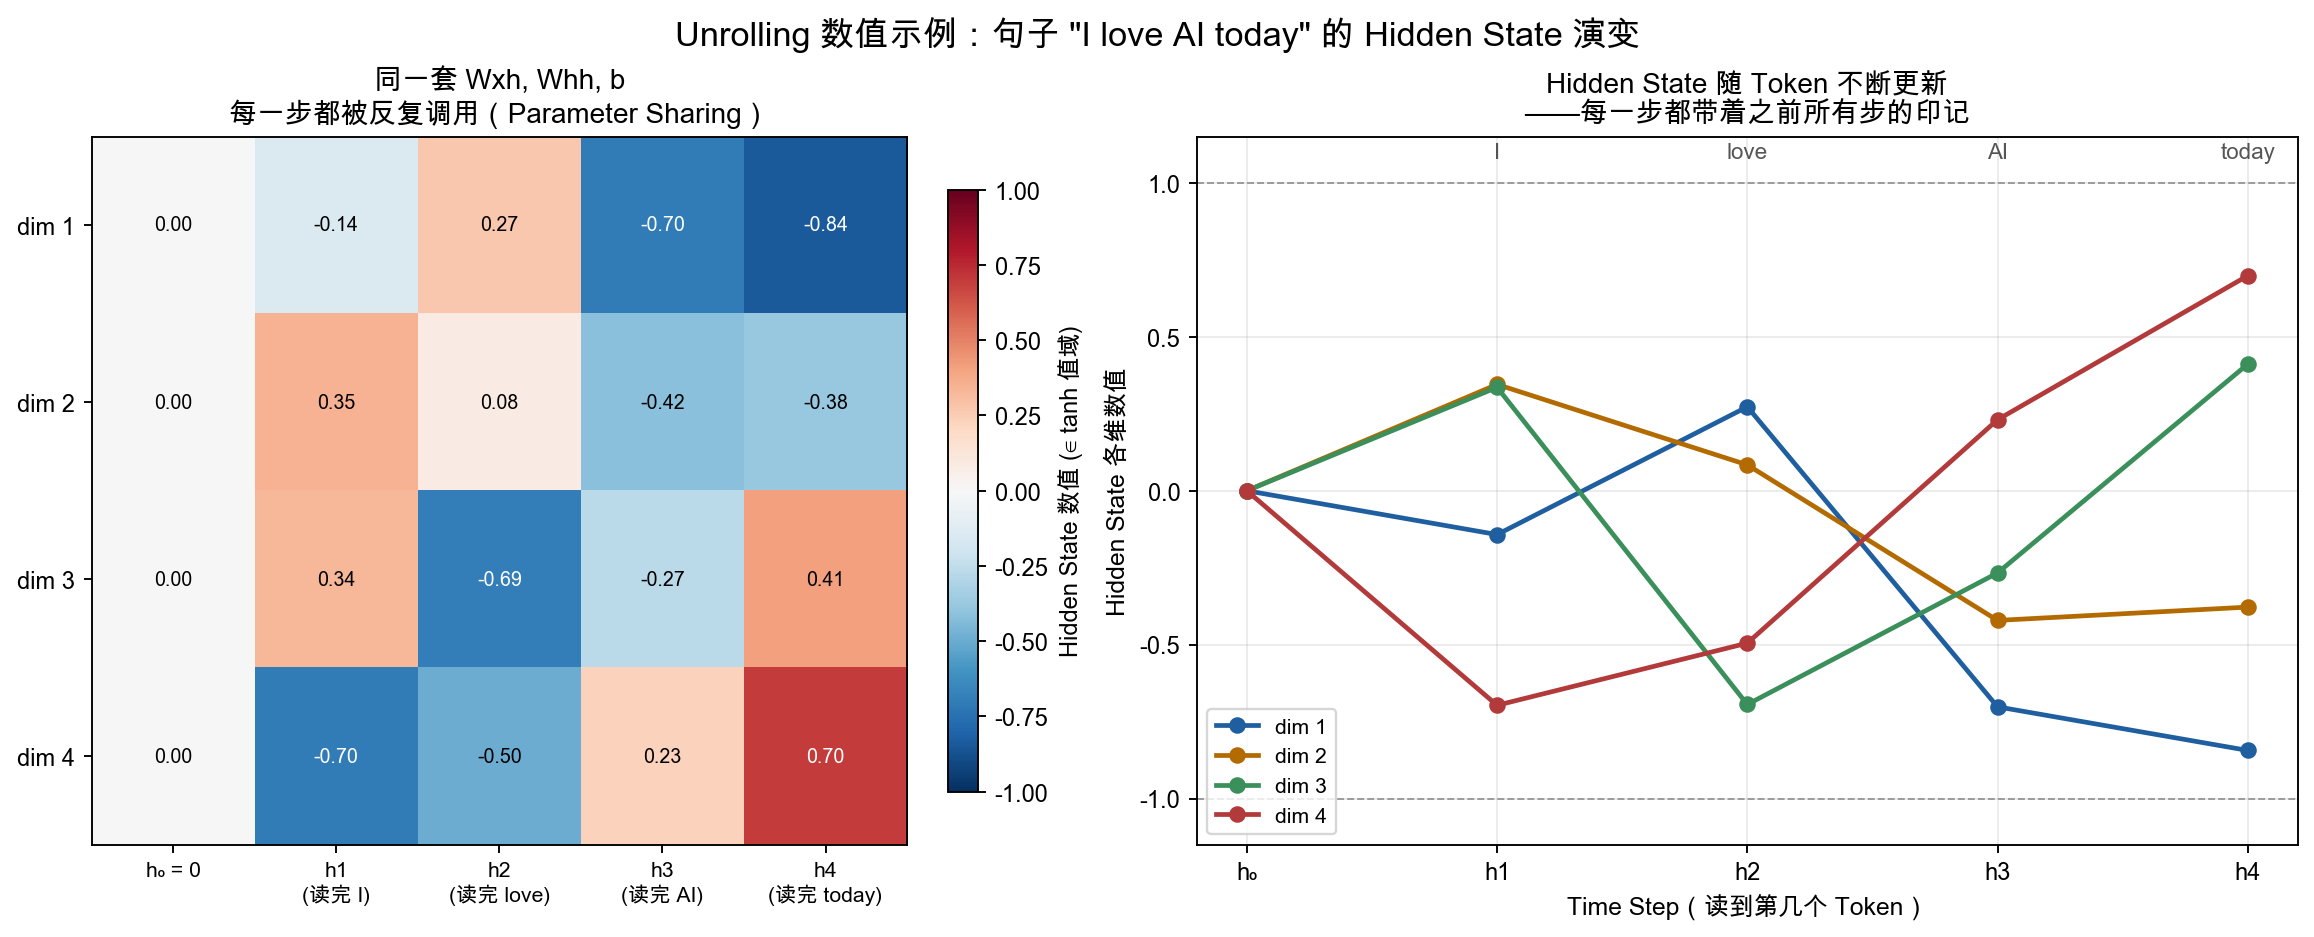

The script that saved this image:
#!/usr/bin/env python3
"""生成第9章 Unrolling / Parameter Sharing 一节的 Hidden State 演变图。
用同一套 Wxh, Whh, b 处理 "I love AI today" 四个 Token，观察 Hidden State 如何逐步累积历史信息。
"""
from pathlib import Path

import matplotlib
matplotlib.use("Agg")
import matplotlib.font_manager as fm
import matplotlib.pyplot as plt
import numpy as np

FONT_CANDIDATES = [
    "PingFang SC", "Microsoft YaHei", "Noto Sans CJK SC",
    "WenQuanYi Micro Hei", "Source Han Sans SC", "Arial Unicode MS",
]
available = {font.name for font in fm.fontManager.ttflist}
font = next((name for name in FONT_CANDIDATES if name in available), "DejaVu Sans")
plt.rcParams.update({"font.family": font, "axes.unicode_minus": False})

rng = np.random.default_rng(9)
tokens = ["I", "love", "AI", "today"]
embed_dim, hidden_size = 3, 4

embeddings = {
    "I": np.array([0.9, 0.1, -0.2]),
    "love": np.array([0.2, 0.8, 0.3]),
    "AI": np.array([-0.3, 0.4, 0.9]),
    "today": np.array([0.1, -0.5, 0.6]),
}
Wxh = rng.normal(0, 0.6, size=(hidden_size, embed_dim))
Whh = rng.normal(0, 0.5, size=(hidden_size, hidden_size))
b = rng.normal(0, 0.1, size=hidden_size)

h = np.zeros(hidden_size)
history = [h.copy()]
for tok in tokens:
    z = Wxh @ embeddings[tok] + Whh @ h + b
    h = np.tanh(z)
    history.append(h.copy())

H = np.array(history).T  # (hidden_size, T+1)

fig, (ax_heat, ax_line) = plt.subplots(1, 2, figsize=(13.5, 5.4), dpi=170,
                                        gridspec_kw={"width_ratios": [1, 1.35]},
                                        constrained_layout=True)

im = ax_heat.imshow(H, cmap="RdBu_r", vmin=-1, vmax=1, aspect="auto")
ax_heat.set_xticks(range(len(history)), ["h₀ = 0"] + [f"h{i+1}\n(读完 {t})" for i, t in enumerate(tokens)],
                    fontsize=9)
ax_heat.set_yticks(range(hidden_size), [f"dim {i+1}" for i in range(hidden_size)])
for i in range(H.shape[0]):
    for j in range(H.shape[1]):
        ax_heat.text(j, i, f"{H[i, j]:.2f}", ha="center", va="center", fontsize=8.3,
                     color="white" if abs(H[i, j]) > 0.55 else "black")
ax_heat.set_title("同一套 Wxh, Whh, b\n每一步都被反复调用（Parameter Sharing）", fontsize=11.8, weight="bold")
fig.colorbar(im, ax=ax_heat, shrink=0.85, label="Hidden State 数值 (∈ tanh 值域)")

colors = ["#1F5FA0", "#B36B00", "#3A8F5A", "#B33A3A"]
for d in range(hidden_size):
    ax_line.plot(range(len(history)), H[d], marker="o", color=colors[d], label=f"dim {d+1}", linewidth=2)
ax_line.axhline(1, color="#999999", linestyle="--", linewidth=0.8)
ax_line.axhline(-1, color="#999999", linestyle="--", linewidth=0.8)
ax_line.set_xticks(range(len(history)), ["h₀"] + [f"h{i+1}" for i in range(len(tokens))])
ax_line.set_xlabel("Time Step（读到第几个 Token）", fontsize=10.5)
ax_line.set_ylabel("Hidden State 各维数值", fontsize=10.5)
ax_line.set_ylim(-1.15, 1.15)
for i, tok in enumerate(tokens):
    ax_line.annotate(tok, (i + 1, 1.08), ha="center", fontsize=9.5, color="#555555")
ax_line.set_title("Hidden State 随 Token 不断更新\n——每一步都带着之前所有步的印记", fontsize=11.8, weight="bold")
ax_line.legend(loc="lower left", fontsize=9)
ax_line.grid(alpha=0.25)

fig.suptitle('Unrolling 数值示例：句子 "I love AI today" 的 Hidden State 演变', fontsize=14.5, weight="bold")
output = Path(__file__).resolve().parent / "rnn_hidden_state_evolution.png"
fig.savefig(output, bbox_inches="tight")
print(f"saved to {output}")
